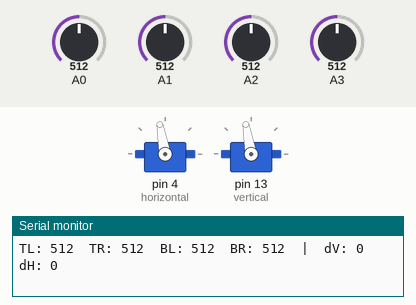
Recording of a sketch running on a simulated Arduino Uno, built with avr-gcc and run on an emulated ATmega328P. Shown: 2 × servo, the last lines printed to the serial monitor. Inputs (shaded band) come from the test bench; at power-on: A0 = 512, A1 = 512, A2 = 512, A3 = 512.

Above: at 1.2 s.
1.3 s: A0 set to 537
2.8 s: A0 set to 559
At 5.06 s:
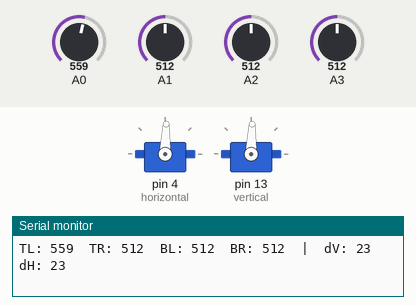
5.8 s: A1 set to 543
At 7.31 s:
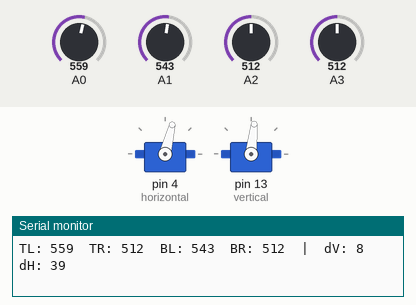
8.8 s: A2 set to 716
At 11.07 s:
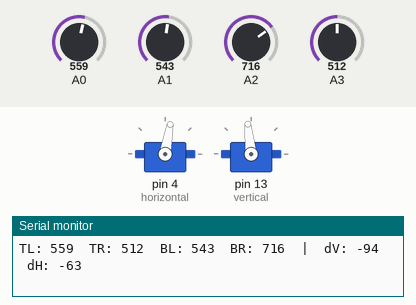
11.8 s: A3 set to 430
14.8 s: A3 set to 408
At 15.58 s:
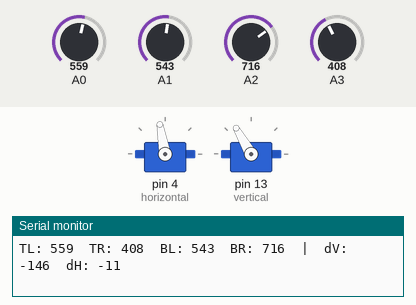
Timing chart, 0 to 20.9 s (numbered marks = the images above; inputs shaded):
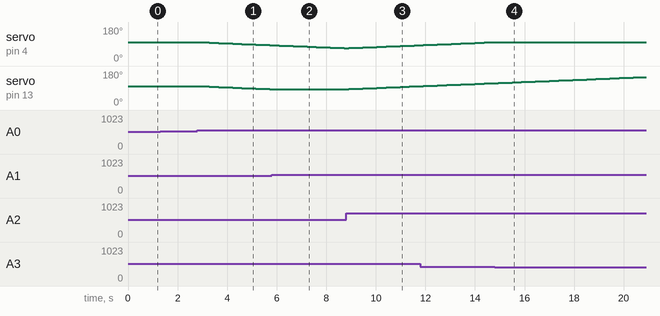

Measured:
- the behaviour switches between 543 and 544 on A0 (found by bisection; images 0 and 1)
- the behaviour switches between 527 and 528 on A1 (found by bisection; images 1 and 2)
- the behaviour switches between 418 and 417 on A3 (found by bisection; images 3 and 4)
- after the input at 2.8 s, servo on pin 4 (horizontal), servo on pin 13 (vertical): moves from 100° to 84° over 2.8 s, starting after 0.10 s
- after the input at 5.8 s, servo on pin 13 (vertical): stays 84° (without the input it goes to 83° after 0.11 s)
- after the input at 8.8 s, servo on pin 13 (vertical): moves from 84° to 100° over 2.8 s, starting after 0.11 s
- after the input at 14.8 s, servo on pin 4 (horizontal): stays 100° (without the input it goes to 101° after 0.13 s)

The sketch:

SolarCellTracker.ino
```cpp
#include <Servo.h>

Servo horizontal;
Servo vertical;

int ldrlt = A0;  // top-left
int ldrrt = A3;  // top-right
int ldrld = A1;  // bottom-left
int ldrrd = A2;  // bottom-right

int tol = 15;
int servoh = 100;
int servov = 100;

void setup() {
  horizontal.attach(4);
  vertical.attach(13);
  horizontal.write(servoh);
  vertical.write(servov);
  Serial.begin(9600);
}

void loop() {
  int lt = readAverage(ldrlt);
  int rt = readAverage(ldrrt);
  int ld = readAverage(ldrld);
  int rd = readAverage(ldrrd);

  int avt = (lt + rt) / 2;
  int avd = (ld + rd) / 2;
  int avl = (lt + ld) / 2;
  int avr = (rt + rd) / 2;

  int avgLight = (lt + rt + ld + rd) / 4;

  if (avgLight < 200) {
    Serial.println("Too dark");
    delay(5000);
    return;
  }

  int dvert = avt - avd;
  int dhoriz = avl - avr;

  if (abs(dvert) > tol) {
    if (dvert > 0) {
      if (servov > 20) servov--;
    } else {
      if (servov < 160) servov++;
    }
    vertical.write(servov);
  }

  if (abs(dhoriz) > tol) {
    if (dhoriz > 0) {
      if (servoh > 20) servoh--;
    } else {
      if (servoh < 160) servoh++;
    }
    horizontal.write(servoh);
  }

  delay(100);
  // ======== Debug Output ========
 Serial.print("TL: "); Serial.print(lt);
 Serial.print("  TR: "); Serial.print(rt);
 Serial.print("  BL: "); Serial.print(ld);
 Serial.print("  BR: "); Serial.print(rd);
 Serial.print("  |  dV: "); Serial.print(dvert);
 Serial.print("  dH: "); Serial.println(dhoriz);
 //Serial.print("  |  H: "); Serial.print(servohori);
 //Serial.print("°  V: "); Serial.println(servovert);
 // ======== Small Delay for Stability ========
 delay(2);
}

int readAverage(int pin) {
  long total = 0;
  for (int i = 0; i < 10; i++) {
    total += analogRead(pin);
    delay(2);
  }
  return total / 10;
}
```
